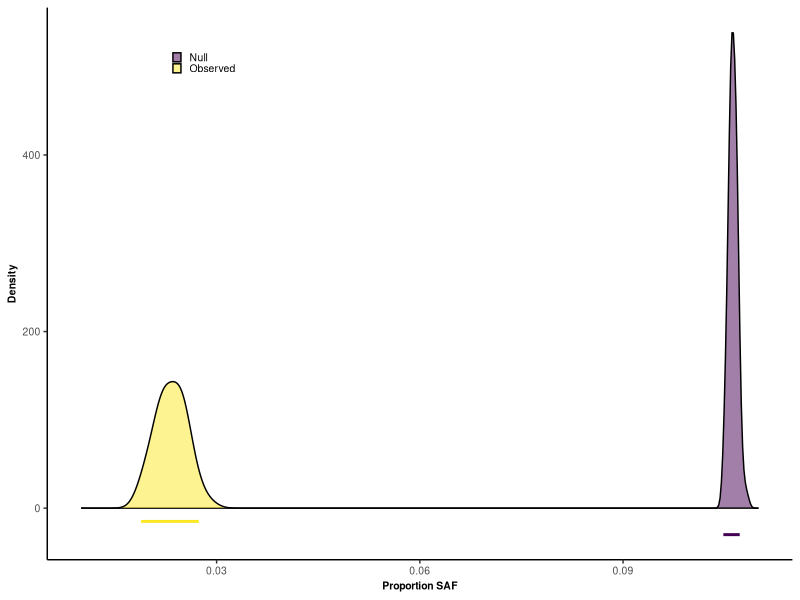
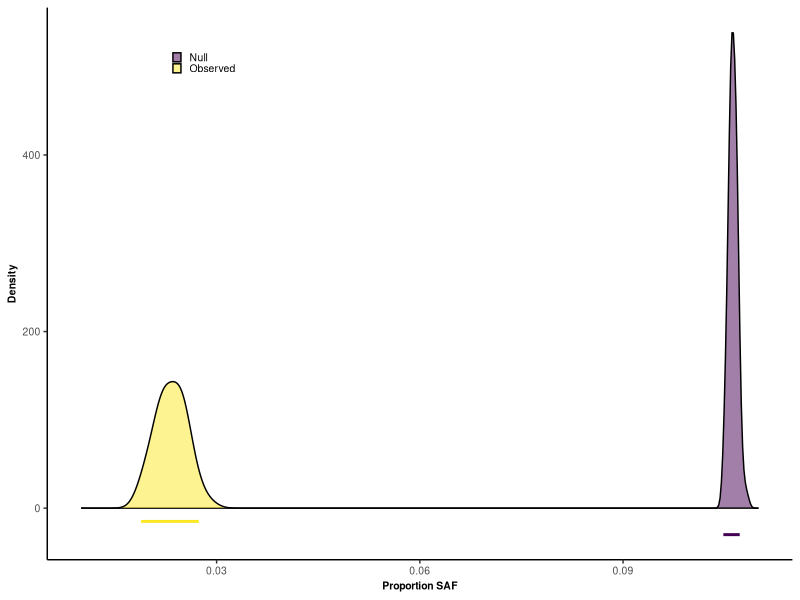
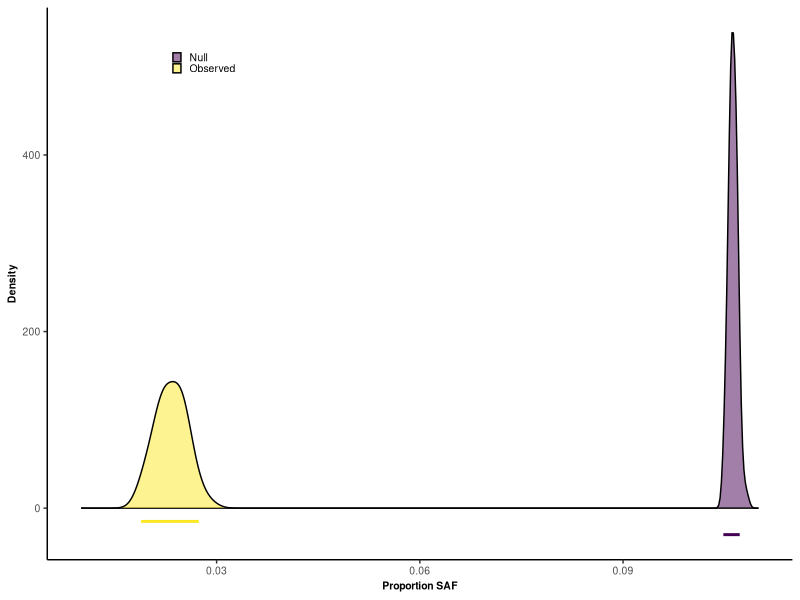

The R script that drew these images, in order:
# This script produces a figure comparing observed and expected rates of SA-fusion
# This corresponds with figure 4 in the manuscript *INSERT MANUSCRIPT NAME*

#### PACKAGES ####
library(ggplot2)

#### LOAD DATA ####
hpd.intervals <- read.csv("../../outputs/HPD_intervals.csv")[,-1]
raw.dat <- read.csv("../../outputs/proportions_raw.csv")[,-1]

#### OVERLAP PLOTS ####
theme_density <- theme(panel.grid.major = element_blank(),
                       panel.grid.minor = element_blank(),
                       panel.background= element_blank(),
                       axis.line = element_line(colour = "black"),
                       axis.text.x = element_text(size = 7.5),
                       axis.text.y = element_text(size = 7.5),
                       axis.title = element_text(face = "bold",
                                                 size = 7.5),
                       legend.title = element_blank(),
                       legend.position = c(0.21,0.9),
                       legend.key = element_blank(),
                       legend.box = element_blank(),
                       legend.box.background = element_blank(),
                       legend.text = element_text(size=7.5),
                       legend.key.height= unit(0.1,"inch"),
                       legend.key.width = unit(0.1,"inch"),
                       legend.spacing.y = unit(0.03,"inch"))

SAF.overlap <- ggplot()+
  geom_density(aes(x=raw.dat$proportion,fill=raw.dat$category),
               alpha=0.5,adjust=1.5)+
  geom_line(mapping=aes(x=hpd.intervals$x,y=hpd.intervals$y,
                        color=hpd.intervals$category),
            show.legend = F,
            size=1)+
  xlim(0.01,0.11)+
  scale_y_continuous("Density")+
  scale_fill_viridis_d()+
  scale_color_viridis_d()+
  xlab("Proportion SAF")+
  guides(fill = guide_legend(byrow = TRUE))+
  theme_density

plot(SAF.overlap)

#### SAVE PLOT ####
ggsave(SAF.overlap,
       filename = paste0("./fig4.pdf"),
       width = 3.5,
       height = 3.5,
       units = "in")
ggsave(SAF.overlap,
       filename = paste0("./fig4.jpg"),
       width = 3.5,
       height = 3.5,
       units = "in")

